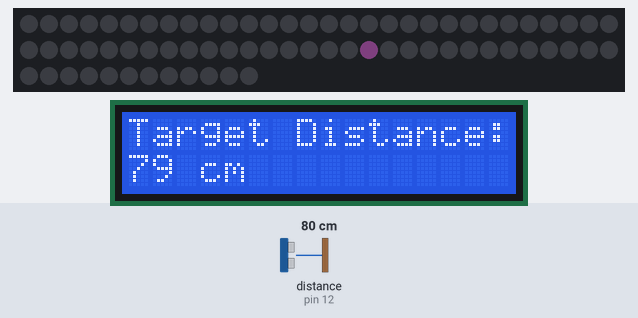
Recording of a sketch running on a simulated Arduino Uno, built with avr-gcc and run on an emulated ATmega328P. Shown: 72 RGB LEDs in strip order, left to right, continuing on the next row, 16×2 character LCD. Wiring (inferred from the names in the program): ultrasonic range finder: trigger pin 13; echo pin 12. The test bench sets the inputs (shaded band); at power-on: distance to the obstacle (sensor on pin 12) 80 cm. The echo pulse lasts 58.3 µs per cm; dim RGB values are drawn brighter than linear; random numbers use the default seed unless the sketch sets one.

Above: at 1.2 s.
1.3 s: distance to the obstacle (sensor on pin 12) set to 2 cm
At 2.4 s:
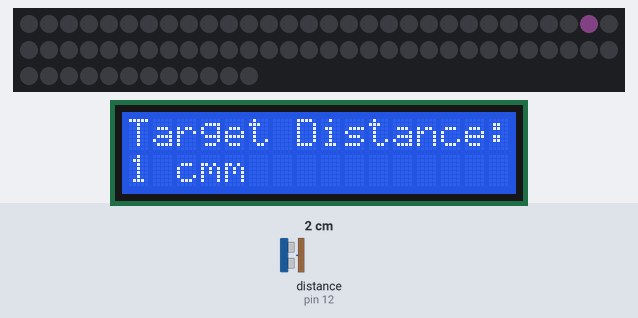
2.8 s: distance to the obstacle (sensor on pin 12) set to 18 cm
At 3.26 s:
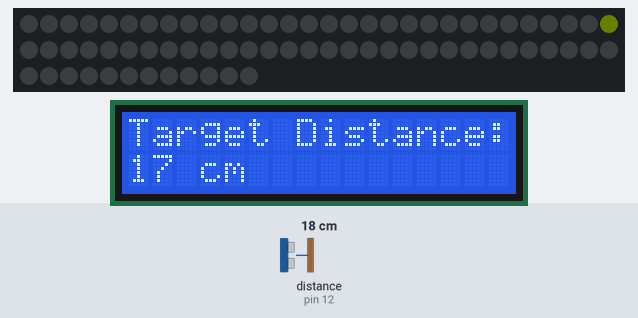
5.4 s: distance to the obstacle (sensor on pin 12) set to 4 cm
At 6.0 s:
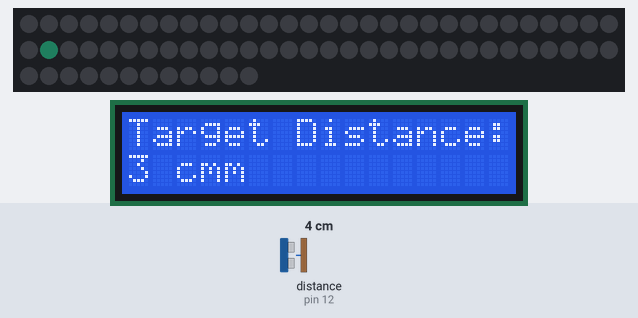
6.9 s: distance to the obstacle (sensor on pin 12) set to 35 cm
At 7.09 s:
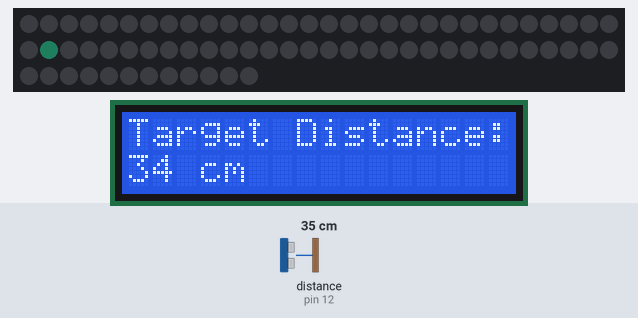
9.9 s: distance to the obstacle (sensor on pin 12) set to 9 cm
At 10.9 s:
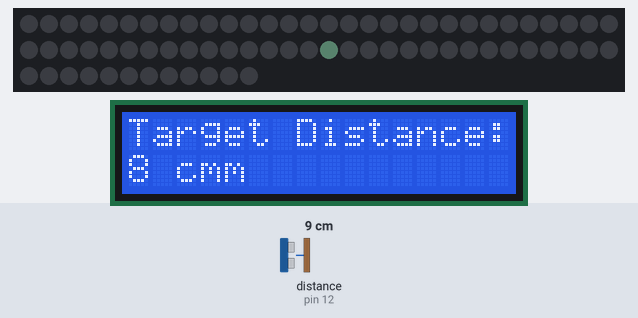
11.5 s: distance to the obstacle (sensor on pin 12) set to 60 cm
At 11.7 s:
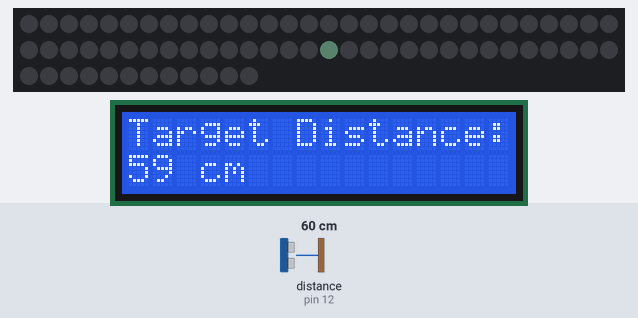

Measured:
- after the input at 6.9 s, the display: changes after 0.07 s (image 4)
- after the input at 11.5 s, the display: changes after 0.07 s (image 6)

The sketch:

ultra_neopixel_lcd.ino
```cpp
#include <Adafruit_NeoPixel.h>
#define PIN 0
#define NUM_LEDS 72

#include <LiquidCrystal.h> //Load Liquid Crystal Library

LiquidCrystal LCD(11,10,9,2,3,4,5); //Create Liquid Crystal Object called LCD

#define trigPin 13 //Sensor Echo pin connected to Arduino pin 13
#define echoPin 12 //Sensor Trip pin connected to Arduino pin 12

Adafruit_NeoPixel strip = Adafruit_NeoPixel(NUM_LEDS, PIN, NEO_GRBW + NEO_KHZ800);

void setup() {
  strip.begin();
  strip.show(); // Initialize all pixels to 'off'
  pinMode(trigPin, OUTPUT);
  pinMode(echoPin, INPUT);
  LCD.begin(16,2); //Tell Arduino to start your 16 column 2 row LCD
  LCD.setCursor(0,0); //Set LCD cursor to upper left corner, column 0, row 0
  LCD.print("Target Distance:"); //Print Message on First Row
}

void loop() {
  strip.setBrightness(10);

  long duration, distance;
  digitalWrite(trigPin, LOW);
  delayMicroseconds(2);
  digitalWrite(trigPin, HIGH);
  delayMicroseconds(10);
  digitalWrite(trigPin, LOW);
  duration = pulseIn(echoPin, HIGH);
  distance = (duration/2) / 29.1;
  LCD.setCursor(0,1); //Set cursor to first column of second row
  LCD.print(" "); //Print blanks to clear the row
  LCD.setCursor(0,1); //Set Cursor again to first column of second row
  LCD.print(distance); //Print measured distance
  LCD.print(" cm"); //Print your units.
  delay(250); //pause to let things settle
  if (distance > 10) {
    Sparkle(random(255), random(255), random(255), 0);
  }
}


void Sparkle(byte red, byte green, byte blue, int SpeedDelay) {
  int Pixel = random(NUM_LEDS);
  setPixel(Pixel,red,green,blue);
  showStrip();
  delay(SpeedDelay);
  setPixel(Pixel,0,0,0);
}

void showStrip() {
 #ifdef ADAFRUIT_NEOPIXEL_H
   // NeoPixel
   strip.show();
 #endif
 #ifndef ADAFRUIT_NEOPIXEL_H
   // FastLED
   FastLED.show();
 #endif
}

void setPixel(int Pixel, byte red, byte green, byte blue) {
 #ifdef ADAFRUIT_NEOPIXEL_H
   // NeoPixel
   strip.setPixelColor(Pixel, strip.Color(red, green, blue));
 #endif
 #ifndef ADAFRUIT_NEOPIXEL_H
   // FastLED
   leds[Pixel].r = red;
   leds[Pixel].g = green;
   leds[Pixel].b = blue;
 #endif
}

void setAll(byte red, byte green, byte blue) {
  for(int i = 0; i < NUM_LEDS; i++ ) {
    setPixel(i, red, green, blue);
  }
  showStrip();
}
```
